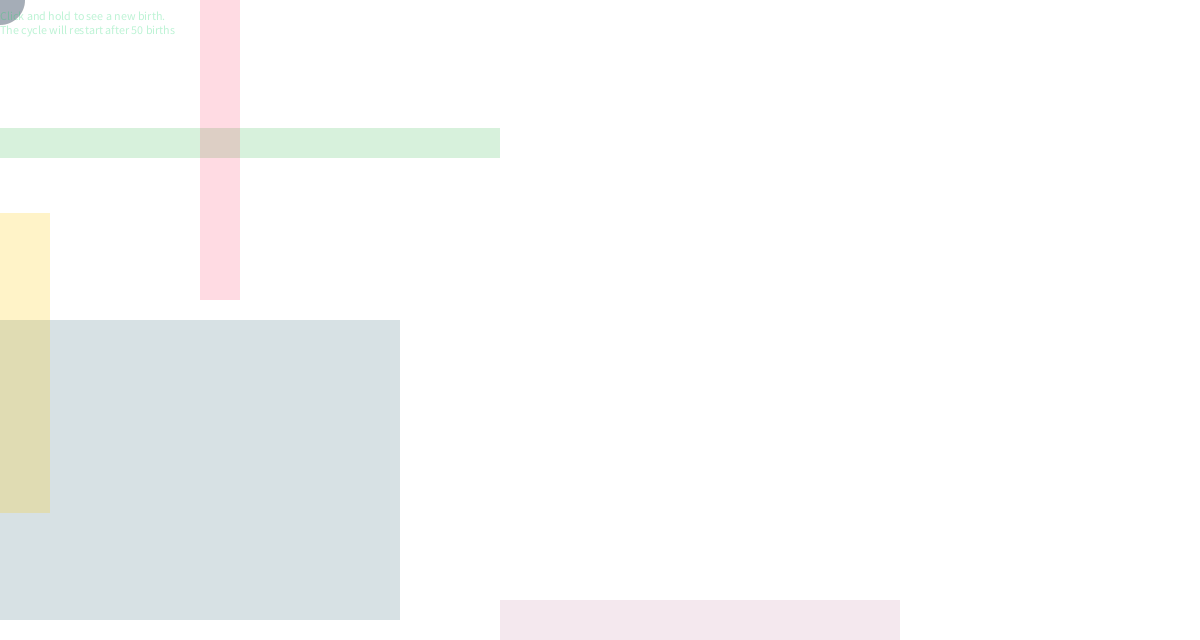
Frame 1 (no input)
Frame 60 (the mouse pressed at the canvas centre just before this capture): identical to frame 1, image omitted
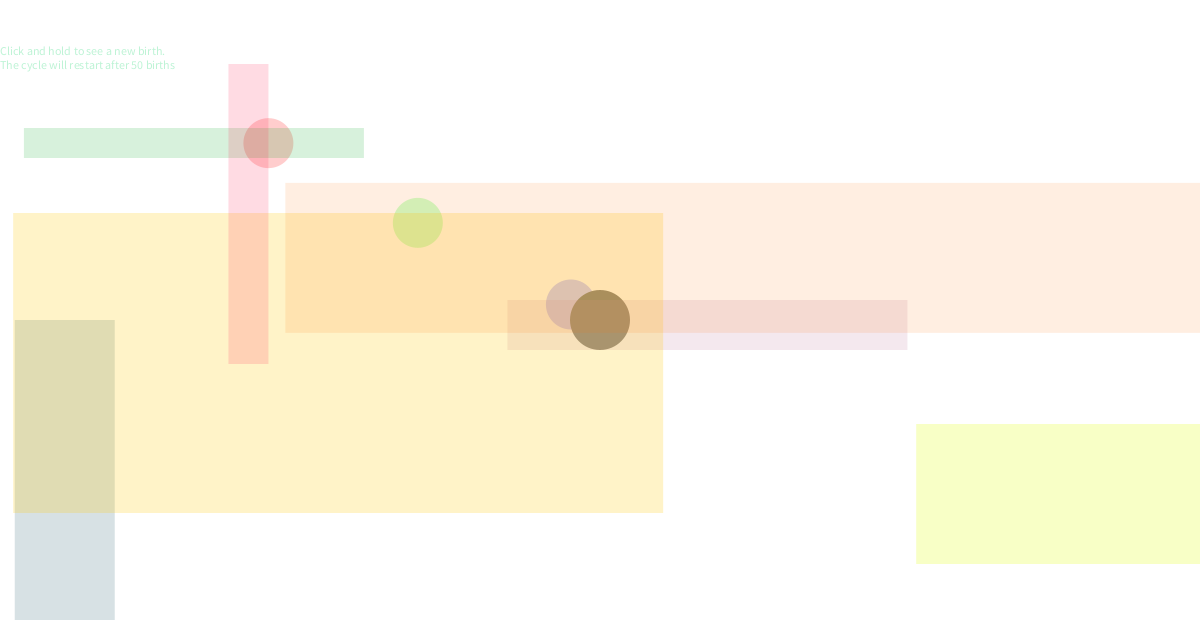
Frame 120 (the mouse held since frame 60 and released just before this capture)

The Processing sketch that drew these frames (run headless with seeded random() and noise(); from frame 60 on, the mouse is pressed at the canvas centre):

// Processing sketch: processing_116562
// ── processing_116562.pde

boolean MouseIsDown=false;
Circle [] circle = new Circle[50];
Circle R;
Circle G;
Circle B;
int countsize=0;
int count=3;
int lastCount=0;

void setup()
{
  size(1200,640);

  
  circle [0]=new Circle(50,0.01,255,0,0);
  circle [1]=new Circle (50,0.02,0,255,0);
  circle [2]=new Circle(50,0.05,0,0,255);
  
  
}

void draw()
{
  background(255);

  
  for (int i = 0; i<count;i++)
  {
    Circle I = circle[i];
    
    I.makeCircle();
    I.update();
    
  }
  //INSTRUCTIONS
  {fill(13,211,103,70);
  text("Click and hold to see a new birth. \nThe cycle will restart after 50 births", 0,20+ mouseY/9);}
  
  
  if (!MouseIsDown)
  {
    
     //GRID/LAYOUT
  noStroke();
  fill(200,140,170,50);
  rect (500,600-mouseX/2,400,50);
  fill(0,62,85,40);
  rect( 0,height/2,400-mouseX/2,300 );
  fill( 0,167,32,40 );
  rect( 0, height/5, 500-mouseY/2, 30 );
  fill( 255,205,23,60 );
  rect( 0,height/3,mouseX+50,300  );
  fill( 255,23,77,40 );
  rect( width/6,mouseY/5,40,300 );
  fill(255,112,3,30);
  rect( width/5+mouseY/7, height/3.5,width,mouseX/4 );
  fill( 232,255,62,75 );
  rect( (width/4)*3, (height/6)*4, mouseX/2, 100+mouseY/8);
    
  }

  
  if (MouseIsDown)
  {
    countsize++;
    fill(129);
    ellipse(mouseX,mouseY,countsize,countsize);
    
          //JITTER
          noStroke();
          fill(200,140,170,50);
          rect (random(500, 500+countsize/2),600-mouseX/2,400,50);
          fill(0,62,85,40);
          rect( random(0,countsize/2),height/2,400-mouseX/2,300 );
          fill( 0,167,32,40 );
          rect( random(0,countsize/2), height/5, 500-mouseY/2, 30 );
          fill( 255,205,23,60 );
          rect( random(0,countsize/2),height/3,mouseX+50,300  );
          fill( 255,23,77,40 );
          rect(random(width/6,(width/6)+countsize/2),mouseY/5,40,300 );
          fill(255,112,3,30);
          rect( random(width/5+mouseY/7,(width/5+mouseY/7)+countsize/2), height/3.5,width,mouseX/4 );
          fill( 232,255,62,75 );
          rect( random((width/4)*3,((width/4)*3)+countsize/2), (height/6)*4, mouseX/2, 100+mouseY/8);
    
  }
  
  
  
  
  
  if (count==50)
  {
    count=3;
  }
  

  
}
void mousePressed()
{
  
  if (countsize!=0)
    {countsize=0;}
  MouseIsDown=true;
}
void mouseReleased()
{ 
  circle[count] = new Circle(countsize,random(.001,.09),random(255),random(255),random(255));
  MouseIsDown=false;
  count++;
}




class Circle
{
  float mehX;
  float mehY;
  float easing;
  float x;
  float y;
  float R;
  float G;
  float B;
  float size;
  
  Circle (float S, float E,float r, float g, float b)
      {
        mehX=0;
        mehY=0;
        easing=E;
        x=0;
        y=0;
        R=r;
        G=g;
        B=b;
        size=S;
        
       }
        
          
         void update()
         {
             mehX = mouseX-x;
            if (abs(mehX)>1)
              {x = x + mehX * easing ;}
            
             mehY = mouseY-y;
            if (abs(mehY)>1)
              {y = y + mehY * easing ;}
         
         }
           
         void makeCircle()
         {
           noStroke();
           fill(R, G, B, 50);
           ellipse (x,y,size,size);
         }
          
  }
  
  


  
